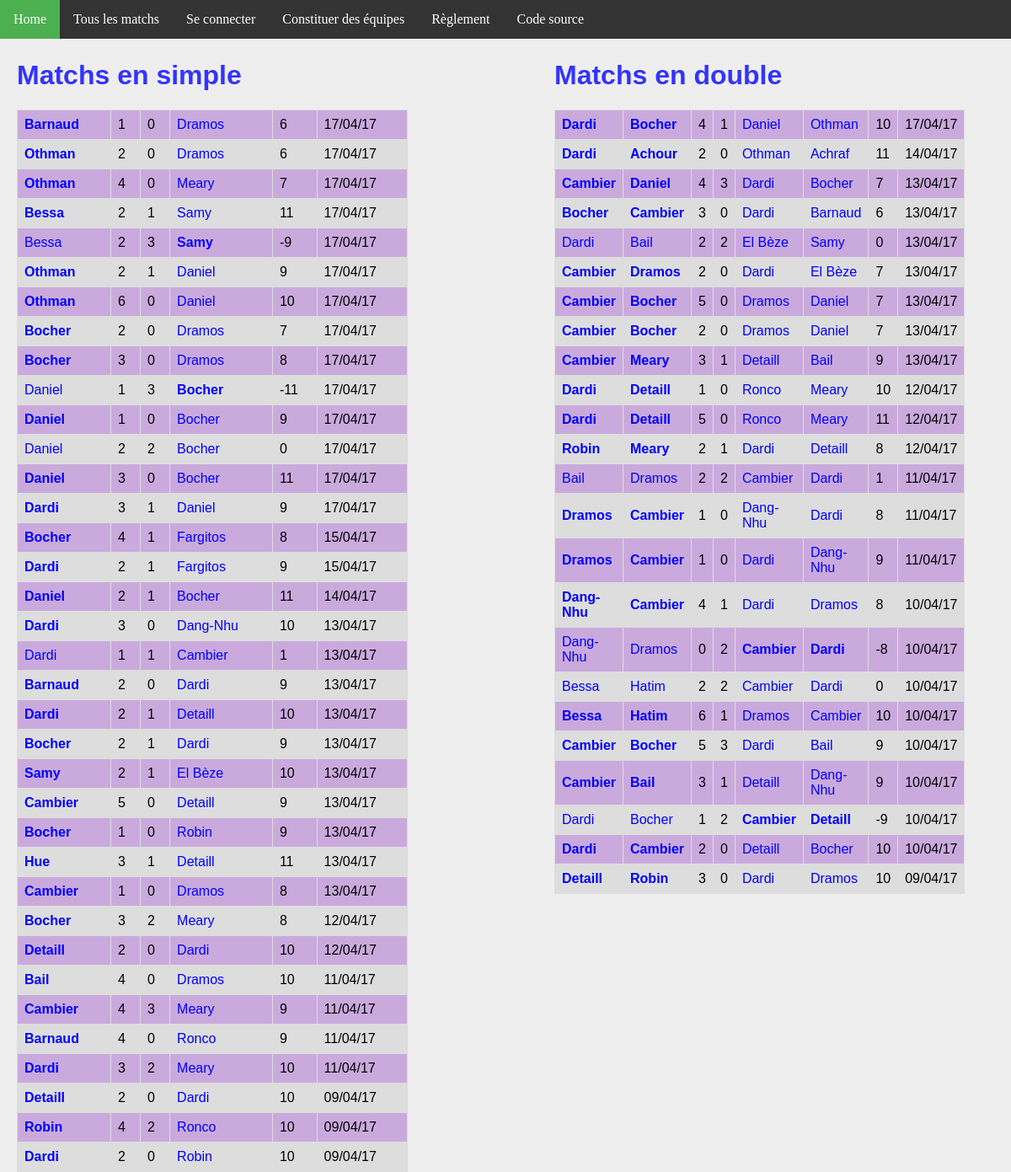
Page /matchs/ on the earlier database version.
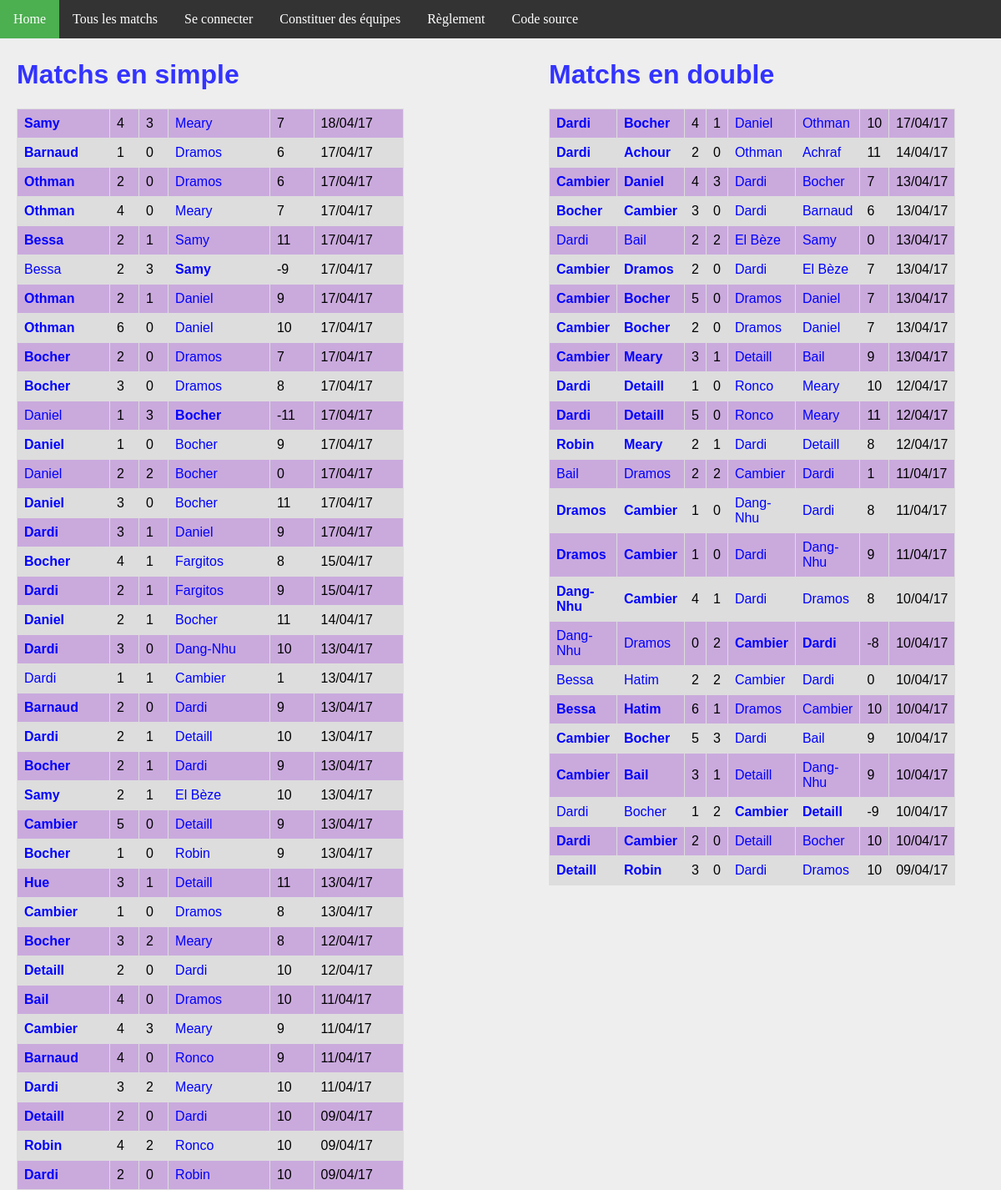
Same page on the later database version.
### ranking/models.py (models this page shows, shortened)
class MatchSimple(models.Model):
    domicile = models.ForeignKey('Joueur', related_name = 'dom')
    exterieur = models.ForeignKey('Joueur', related_name = 'exte')
    date = models.DateTimeField(auto_now_add=True)
    buts_domicile = models.IntegerField(default=0)
    buts_exterieur = models.IntegerField(default=0)
    points = models.IntegerField(default=0)
    @property
    def winner(self):
        if self.buts_domicile > self.buts_exterieur:
            return 1.
        elif self.buts_domicile < self.buts_exterieur:
            return 0.
        else:
            return 0.5

class Joueur(models.Model):
    user = models.OneToOneField(User, on_delete=models.CASCADE)
    pseudo = models.CharField(max_length = 50, default="Pax lambda")
    simple_score = models.IntegerField(default=100)
    simple_rang = models.IntegerField(default=0)
    simple_victoires = models.IntegerField(default=0)
    simple_nuls = models.IntegerField(default=0)
    simple_defaites = models.IntegerField(default=0)
    simple_buts_pour = models.IntegerField(default=0)
    simple_buts_contre = models.IntegerField(default=0)
    double_score = models.IntegerField(default=100)
    double_rang = models.IntegerField(default=0)
    double_victoires = models.IntegerField(default=0)
    double_nuls = models.IntegerField(default=0)
    double_defaites = models.IntegerField(default=0)
    double_buts_pour = models.IntegerField(default=0)
    double_buts_contre = models.IntegerField(default=0)

class MatchDouble(models.Model):
    domicile_1 = models.ForeignKey('Joueur', related_name = 'dom1')
    domicile_2 = models.ForeignKey('Joueur', related_name = 'dom2')
    exterieur_1 = models.ForeignKey('Joueur', related_name = 'exte1')
    exterieur_2 = models.ForeignKey('Joueur', related_name = 'exte2')
    date = models.DateTimeField(auto_now_add=True)
    buts_domicile = models.IntegerField(default=0)
    buts_exterieur = models.IntegerField(default=0)
    points = models.IntegerField(default=0)
    @property
    def winner(self):
        if self.buts_domicile > self.buts_exterieur:
            return 1.
        elif self.buts_domicile < self.buts_exterieur:
            return 0.
        else:
            return 0.5

### ranking/views.py (the view)
# urls.py: url(r'^matchs/$', views.all_matchs, name='matchs'),
def all_matchs(request):
    context = {
        'simple_matchs': MatchSimple.objects.order_by('-date').all(),
        'double_matchs': MatchDouble.objects.order_by('-date').all(),
    }
    return render(request, 'all_matchs.html', context)

### ranking/templates/all_matchs.html
{% extends 'base.html' %}
{% block body %}
<div id="column1" style="float:left; margin:0; width:40%;">
    <h1>Matchs en simple</h1>
    <table>
        {% for m in simple_matchs %}
        <tr>
            <td {% if m.winner == 1 %} style='font-weight:bold'{% endif %} >
                <a href="{% url 'joueur' m.domicile.id %}">{{m.domicile.pseudo}}</a>
            </td>
            <td>{{m.buts_domicile}}</td>
            <td>{{m.buts_exterieur}}</td>
            <td {% if m.winner == 0 %} style='font-weight:bold'{% endif %} >
                <a href="{% url 'joueur' m.exterieur.id %}">{{m.exterieur.pseudo}}</a>
            </td>
            <td>{{m.points}}</td>
            <td>{{m.date | date:'d/m/y'}}</td>
        </tr>
        {% endfor %}
    </table>
</div>
<div id="column2" style="float:left; margin-left:15%;width:40%;">
<h1>Matchs en double</h1>
<table>
    {% for m in double_matchs %}
    <tr>
        <td {% if m.winner == 1 %} style='font-weight:bold'{% endif %} >
            <a class="joueur" href="{% url 'joueur' m.domicile_1.id %}">{{m.domicile_1.pseudo}}</a>
        </td>
        <td {% if m.winner == 1 %} style='font-weight:bold'{% endif %} >
            <a class="joueur" href="{% url 'joueur' m.domicile_2.id %}">{{m.domicile_2.pseudo}}</a>
        </td>
        <td>{{m.buts_domicile}}</td>
        <td>{{m.buts_exterieur}}</td>
        <td {% if m.winner == 0 %} style='font-weight:bold'{% endif %} >
            <a class='joueur' href="{% url 'joueur' m.exterieur_1.id %}">{{m.exterieur_1.pseudo}}</a>
        </td>
        <td {% if m.winner == 0 %} style='font-weight:bold'{% endif %} >
            <a class='joueur' href="{% url 'joueur' m.exterieur_2.id %}">{{m.exterieur_2.pseudo}}</a>
        </td>
        <td>{{m.points}}</td>
        <td>{{m.date | date:'d/m/y'}}</td>
    </tr>
    {% endfor %}
</table>
</div>
{% endblock %}

Differences in the rows shown:
added MatchSimple: domicile.pseudo "Samy", buts_domicile "4", buts_exterieur "3", exterieur.pseudo "Meary", points "7", date "18/04/17"
